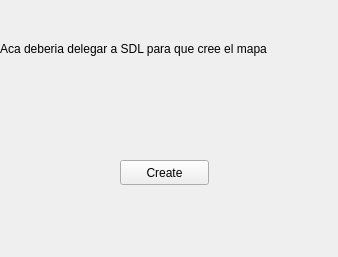
<?xml version="1.0" encoding="UTF-8"?>
<ui version="4.0">
 <class>Form</class>
 <widget class="QWidget" name="Form">
  <property name="geometry">
   <rect>
    <x>0</x>
    <y>0</y>
    <width>338</width>
    <height>257</height>
   </rect>
  </property>
  <property name="windowTitle">
   <string>Form</string>
  </property>
  <widget class="QLabel" name="label">
   <property name="geometry">
    <rect>
     <x>0</x>
     <y>40</y>
     <width>341</width>
     <height>17</height>
    </rect>
   </property>
   <property name="text">
    <string>Aca deberia delegar a SDL para que cree el mapa</string>
   </property>
  </widget>
  <widget class="QPushButton" name="pushButton">
   <property name="geometry">
    <rect>
     <x>120</x>
     <y>160</y>
     <width>89</width>
     <height>25</height>
    </rect>
   </property>
   <property name="text">
    <string>Create</string>
   </property>
  </widget>
 </widget>
 <resources/>
 <connections/>
</ui>
